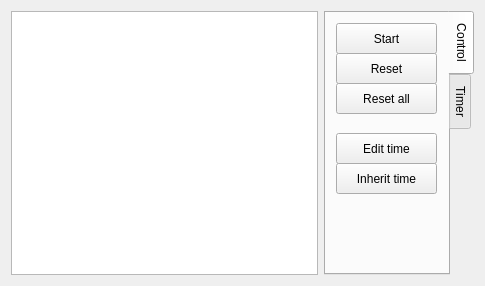
<?xml version="1.0" encoding="UTF-8"?>
<ui version="4.0">
 <class>MainDialog</class>
 <widget class="QWidget" name="MainDialog">
  <property name="geometry">
   <rect>
    <x>0</x>
    <y>0</y>
    <width>485</width>
    <height>286</height>
   </rect>
  </property>
  <property name="acceptDrops">
   <bool>false</bool>
  </property>
  <property name="windowTitle">
   <string>MainDialog</string>
  </property>
  <layout class="QGridLayout" name="gridLayout">
   <item row="0" column="1">
    <widget class="QTableWidget" name="timerTable">
     <property name="contextMenuPolicy">
      <enum>Qt::DefaultContextMenu</enum>
     </property>
     <property name="editTriggers">
      <set>QAbstractItemView::NoEditTriggers</set>
     </property>
     <property name="selectionMode">
      <enum>QAbstractItemView::SingleSelection</enum>
     </property>
     <property name="selectionBehavior">
      <enum>QAbstractItemView::SelectRows</enum>
     </property>
     <property name="showGrid">
      <bool>false</bool>
     </property>
     <property name="wordWrap">
      <bool>false</bool>
     </property>
     <attribute name="horizontalHeaderVisible">
      <bool>false</bool>
     </attribute>
     <attribute name="horizontalHeaderHighlightSections">
      <bool>false</bool>
     </attribute>
     <attribute name="verticalHeaderVisible">
      <bool>false</bool>
     </attribute>
     <attribute name="verticalHeaderHighlightSections">
      <bool>false</bool>
     </attribute>
     <column>
      <property name="text">
       <string>name</string>
      </property>
     </column>
     <column>
      <property name="text">
       <string>time</string>
      </property>
     </column>
    </widget>
   </item>
   <item row="0" column="2">
    <widget class="QTabWidget" name="tabWidget">
     <property name="minimumSize">
      <size>
       <width>150</width>
       <height>195</height>
      </size>
     </property>
     <property name="maximumSize">
      <size>
       <width>135</width>
       <height>16777215</height>
      </size>
     </property>
     <property name="autoFillBackground">
      <bool>true</bool>
     </property>
     <property name="tabPosition">
      <enum>QTabWidget::East</enum>
     </property>
     <property name="currentIndex">
      <number>0</number>
     </property>
     <widget class="QWidget" name="tabControl">
      <attribute name="title">
       <string>Control</string>
      </attribute>
      <widget class="QPushButton" name="controlStartStopButton">
       <property name="geometry">
        <rect>
         <x>10</x>
         <y>10</y>
         <width>101</width>
         <height>31</height>
        </rect>
       </property>
       <property name="text">
        <string>Start</string>
       </property>
      </widget>
      <widget class="QPushButton" name="controlResetAllButton">
       <property name="geometry">
        <rect>
         <x>10</x>
         <y>70</y>
         <width>101</width>
         <height>31</height>
        </rect>
       </property>
       <property name="text">
        <string>Reset all</string>
       </property>
      </widget>
      <widget class="QPushButton" name="controlResetButtomn">
       <property name="geometry">
        <rect>
         <x>10</x>
         <y>40</y>
         <width>101</width>
         <height>31</height>
        </rect>
       </property>
       <property name="text">
        <string>Reset</string>
       </property>
      </widget>
      <widget class="QPushButton" name="controlMoveTimeButton">
       <property name="geometry">
        <rect>
         <x>10</x>
         <y>150</y>
         <width>101</width>
         <height>31</height>
        </rect>
       </property>
       <property name="text">
        <string>Inherit time</string>
       </property>
      </widget>
      <widget class="QPushButton" name="controlEditTimeButton">
       <property name="geometry">
        <rect>
         <x>10</x>
         <y>120</y>
         <width>101</width>
         <height>31</height>
        </rect>
       </property>
       <property name="text">
        <string>Edit time</string>
       </property>
      </widget>
     </widget>
     <widget class="QWidget" name="tabTimer">
      <attribute name="title">
       <string>Timer</string>
      </attribute>
      <widget class="QPushButton" name="timerAddButton">
       <property name="geometry">
        <rect>
         <x>10</x>
         <y>10</y>
         <width>101</width>
         <height>31</height>
        </rect>
       </property>
       <property name="text">
        <string>Add</string>
       </property>
      </widget>
      <widget class="QPushButton" name="timerEditButton">
       <property name="geometry">
        <rect>
         <x>10</x>
         <y>40</y>
         <width>101</width>
         <height>31</height>
        </rect>
       </property>
       <property name="text">
        <string>Edit</string>
       </property>
      </widget>
      <widget class="QPushButton" name="timerDeleteButton">
       <property name="geometry">
        <rect>
         <x>10</x>
         <y>70</y>
         <width>101</width>
         <height>31</height>
        </rect>
       </property>
       <property name="text">
        <string>Delete</string>
       </property>
      </widget>
      <widget class="QPushButton" name="timerExportReportButton">
       <property name="geometry">
        <rect>
         <x>10</x>
         <y>120</y>
         <width>101</width>
         <height>31</height>
        </rect>
       </property>
       <property name="text">
        <string>Report</string>
       </property>
      </widget>
     </widget>
    </widget>
   </item>
  </layout>
 </widget>
 <layoutdefault spacing="6" margin="11"/>
 <tabstops>
  <tabstop>controlStartStopButton</tabstop>
  <tabstop>controlResetButtomn</tabstop>
  <tabstop>controlResetAllButton</tabstop>
  <tabstop>controlEditTimeButton</tabstop>
  <tabstop>controlMoveTimeButton</tabstop>
  <tabstop>timerAddButton</tabstop>
  <tabstop>timerEditButton</tabstop>
  <tabstop>timerDeleteButton</tabstop>
 </tabstops>
 <resources/>
 <connections/>
</ui>
